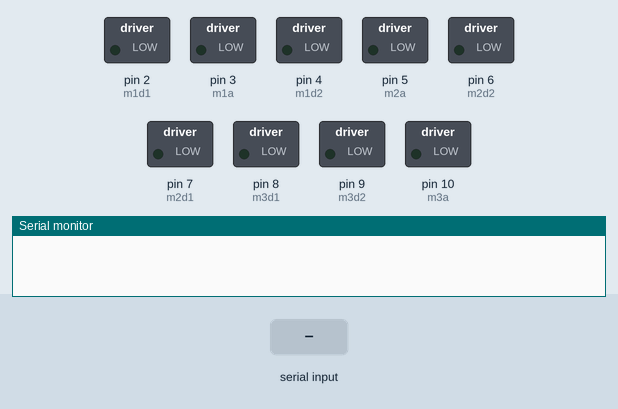
Recording of a sketch running on a simulated Arduino Uno, built with avr-gcc and run on an emulated ATmega328P. Shown: switched loads named in the sketch (green lamp = pin HIGH), the last lines printed to the serial monitor. The inputs (shaded band) are chosen by the test bench.

Above: at 1.2 s.
1.3 s: "1" received over Serial
At 1.7 s:
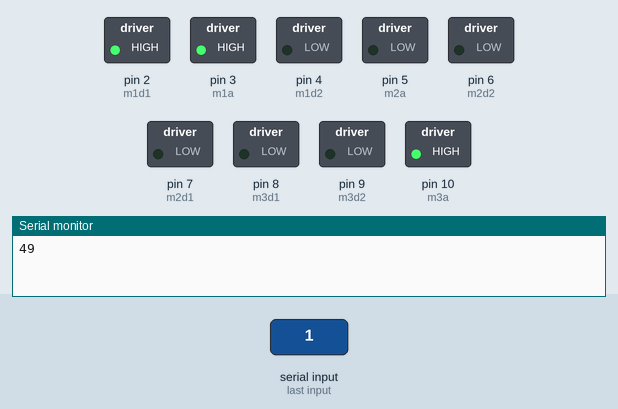
2.8 s: "2" received over Serial
At 4.0 s:
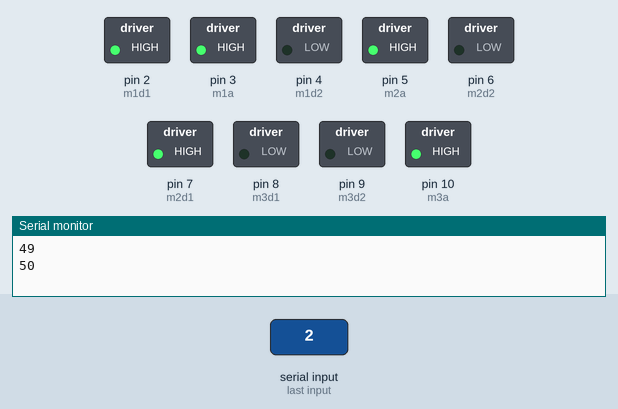
4.3 s: "3" received over Serial
At 5.2 s:
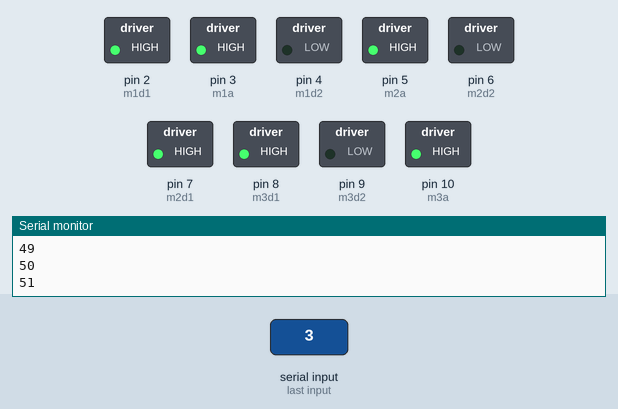
Timing chart, 0 to 7.3 s (numbered marks = the images above; inputs shaded):
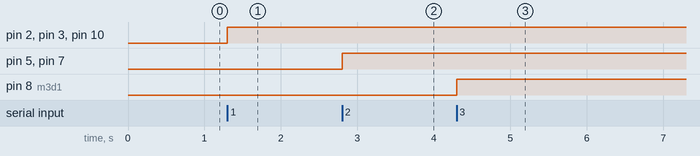

Measured:
- after the input at 1.3 s, pin 2 (m1d1), pin 3 (m1a), pin 10 (m3a): LOW → HIGH at once
- after the input at 2.8 s, pin 5 (m2a), pin 7 (m2d1): LOW → HIGH at once
- after the input at 4.3 s, pin 8 (m3d1): LOW → HIGH at once

The sketch:

Report_MotorDrive.ino
```cpp
int m1d1 = 2;
int m1a = 3;
int m1d2 = 4;
int m2a = 5;
int m2d2 = 6;
int m2d1  = 7;
int m3d1 = 8;
int m3d2 = 9;
int m3a  = 10;
int val = 0;
int led = 13;

void setup() {
  pinMode(m1d1,OUTPUT);
  pinMode(m1d2,OUTPUT);
  pinMode(m1a,OUTPUT);
  pinMode(m2d1,OUTPUT);
  pinMode(m2d2,OUTPUT);
  pinMode(m2a,OUTPUT);
  pinMode(m3d1,OUTPUT);
  pinMode(m3d2,OUTPUT);
  pinMode(m3a,OUTPUT);
  Serial.begin(9600);
  // put your setup code here, to run once:

}

void loop() {
  if(Serial.available()>0){
    val = Serial.read();
    Serial.println(val);
    if(val == '1');{
      digitalWrite(m1d1,HIGH);
      digitalWrite(m1d2,LOW);
      analogWrite(m1a,255);//3
    }
    if(val=='2'){
       digitalWrite(m2d1,HIGH);
       digitalWrite(m2d2,LOW);
       analogWrite(m2a,255);//5
    }
     if(val=='3')
       digitalWrite(m3d1,HIGH);
       digitalWrite(m3d2,LOW);
       analogWrite(m3a,255);//10


  // put your main code here, to run repeatedly:
  }
}
```
